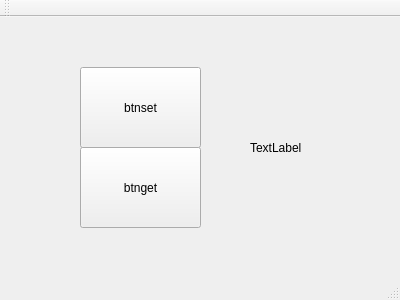
<?xml version="1.0" encoding="UTF-8"?>
<ui version="4.0">
 <class>MainWindow</class>
 <widget class="QMainWindow" name="MainWindow">
  <property name="geometry">
   <rect>
    <x>0</x>
    <y>0</y>
    <width>400</width>
    <height>300</height>
   </rect>
  </property>
  <property name="windowTitle">
   <string>MainWindow</string>
  </property>
  <widget class="QWidget" name="centralWidget">
   <widget class="QPushButton" name="btnset">
    <property name="geometry">
     <rect>
      <x>80</x>
      <y>50</y>
      <width>121</width>
      <height>81</height>
     </rect>
    </property>
    <property name="text">
     <string>btnset</string>
    </property>
   </widget>
   <widget class="QPushButton" name="btnget">
    <property name="geometry">
     <rect>
      <x>80</x>
      <y>130</y>
      <width>121</width>
      <height>81</height>
     </rect>
    </property>
    <property name="text">
     <string>btnget</string>
    </property>
   </widget>
   <widget class="QLabel" name="labelResult">
    <property name="geometry">
     <rect>
      <x>250</x>
      <y>80</y>
      <width>91</width>
      <height>101</height>
     </rect>
    </property>
    <property name="text">
     <string>TextLabel</string>
    </property>
   </widget>
  </widget>
  <widget class="QMenuBar" name="menuBar">
   <property name="geometry">
    <rect>
     <x>0</x>
     <y>0</y>
     <width>400</width>
     <height>21</height>
    </rect>
   </property>
  </widget>
  <widget class="QToolBar" name="mainToolBar">
   <attribute name="toolBarArea">
    <enum>TopToolBarArea</enum>
   </attribute>
   <attribute name="toolBarBreak">
    <bool>false</bool>
   </attribute>
  </widget>
  <widget class="QStatusBar" name="statusBar"/>
 </widget>
 <layoutdefault spacing="6" margin="11"/>
 <resources/>
 <connections/>
</ui>
